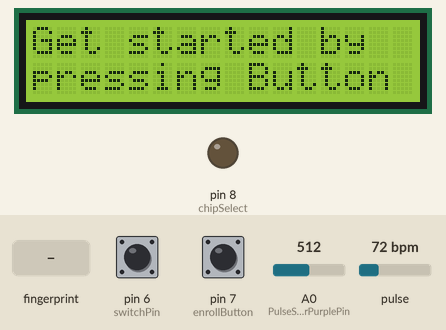
A sketch run on a simulated Arduino Uno, built with avr-gcc and run on an emulated ATmega328P. Parts: 16×2 character LCD, output pins drawn as LEDs (lit = HIGH). The test bench sets the inputs (shaded band); at power-on: pin 7 (enrollButton) LOW, pin 6 (switchPin) LOW, pulse 72 bpm, A0 (PulseSensorPurplePin) = 512. Storage starts empty; what the sketch prints to the serial monitor is not drawn.

Above: at 1.4 s.
1.5 s: pin 7 (enrollButton) pulled HIGH for 0.15 s
At 2.1 s:
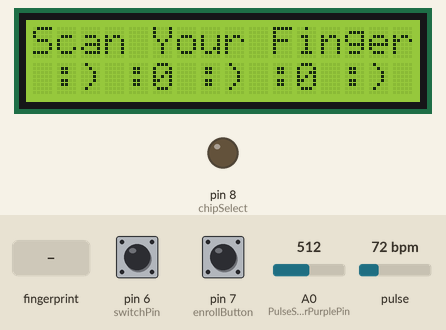
3.1 s: finger stored as number 1 placed on the sensor
At 4.6 s:
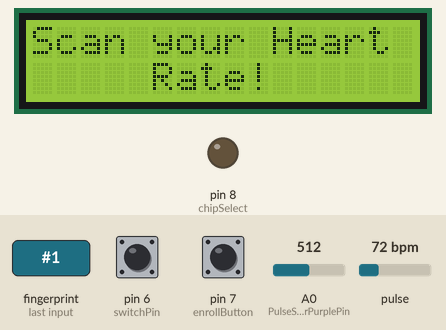
6.1 s: pin 6 (switchPin) pulled HIGH for 1 s
At 7.3 s:
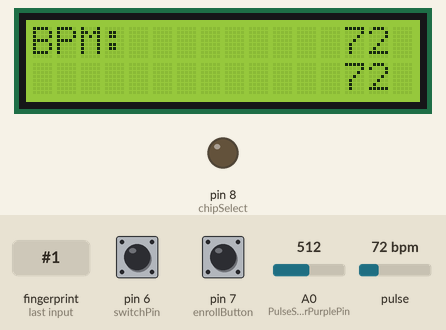
8.6 s: pulse set to 42 bpm
At 9.6 s:
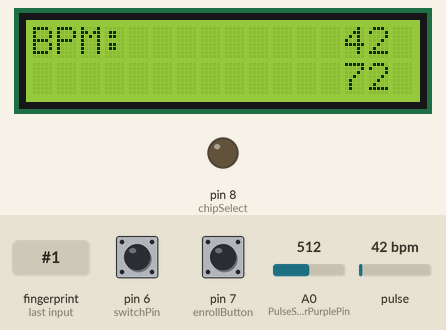
10.1 s: pulse set to 70 bpm
At 11.5 s:
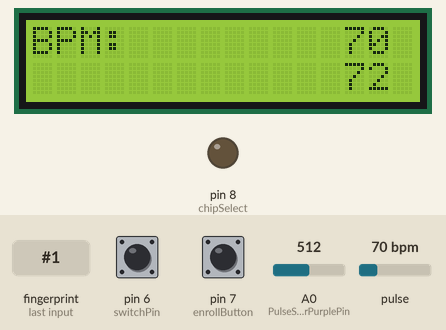
11.8 s: pin 6 (switchPin) pulled HIGH for 0.15 s
At 13.3 s:
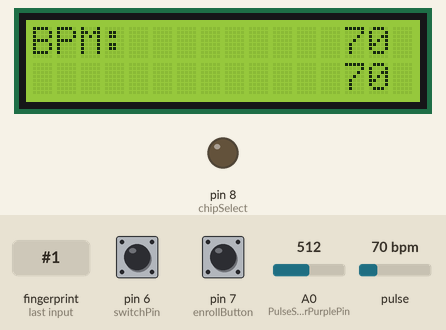
Timing chart, 0 to 14.4 s (numbered marks = the images above; inputs shaded):
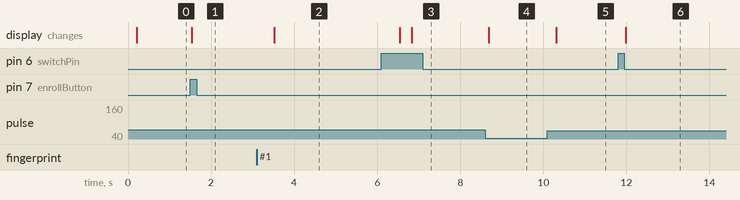

The sketch:

ProgramWithoutEnroll.ino
```cpp
//Cleaned Code

#define USE_ARDUINO_INTERRUPTS true    // Set-up low-level interrupts for most acurate BPM math.
#include <PulseSensorPlayground.h>     // Includes the PulseSensorPlayground Library.
#include <Wire.h>
#include <LiquidCrystal_I2C.h>
#include <Adafruit_Fingerprint.h>
#include <SD.h>       // library for SD card functions
#include <SPI.h>      // library for SPI communication (for uSD reader/writer)

#include <SoftwareSerial.h>
SoftwareSerial mySerial(4, 5);


int PulseSensorPurplePin = 0;
bool isFirstTime = true;
int enrollButton = 7;
int Signal;                // holds the incoming raw data. Signal value can range from 0-1024
int Threshold = 550; //PULSE SENSOR
bool isBPM = false;
int savedBPM = 0;


const int chipSelect = 8;   // clock signal is on pin D8

//int currentUserId = 0; //Stores users ID


Adafruit_Fingerprint finger = Adafruit_Fingerprint(&mySerial);
int currentUserId = 0;
bool scanFinger = false;
uint8_t id;
int i = 0;

/* Global declarations for whisker switch variables */
int switchPin = 6;    // select the input pin for the voltage divider input
int flag = 0;         // the flag variable is used in the 'if statement' conditional test

int switchonoff = 0;


bool firstTime = true;


LiquidCrystal_I2C lcd(0x27, 16, 2);


PulseSensorPlayground pulseSensor;
int enrollButtonState = 0;         // variable for reading the pushbutton status

void setup() {

  Serial.print("STARTING..");
  Serial.begin(9600);
  pinMode(switchPin, INPUT);   // set up the digital I/O pin 8 to be an input
  pinMode(chipSelect, OUTPUT);
  delay(100);                  // short delay

  lcd.begin();
  lcd.backlight();
  lcd.clear();
  lcd.print("Get started by");
  lcd.setCursor(0, 1);
  lcd.print("pressing Button");
  pinMode(enrollButton, INPUT);

  //   if (pulseSensor.begin()) {
  //      Serial.println("We created a pulseSensor Object !");  //This prints one time at Arduino power-up,  or on Arduino reset.
  //       }
  //    lcd.print("BPM:"); //displays on displayboard

  // see if the card is present and can be initialized:
  if (!SD.begin(chipSelect)) {
    Serial.println("Card failed, or not present");
    // don't do anything more:
    return;
  }
  Serial.println("card initialized.");
}

void loop() {

//  File dataFile = SD.open("DATAsample.txt", FILE_WRITE);
//  //
//  //
//  String dataString = "";
//    //dataString += "";
//    dataString += String(currentUserId);
//
//dataFile.print(currentUserId);

  enrollButtonState = digitalRead(enrollButton);

  switchonoff = digitalRead(switchPin);
  // if (switchonoff == LOW and firstTime == true) {
  //
  //   firstTime = false;
  //   }
  if (enrollButtonState == HIGH and firstTime == true) {
    lcd.clear();
    lcd.print("Scan Your Finger!");
    lcd.setCursor(1, 1);
    lcd.print(":) :0 :) :0 :) ");
    Serial.println("FingerPrint Scanner ON!");
    setUpFingerprintModule();
    scanFinger = true;

    firstTime = false;

  }


  if (scanFinger == true ) {
    getFingerprintIDez();
    delay(50);            //don't ned to run this at full speed.


    //   if (getFingerprintIDez() != -1) {
    //      break;
    //    }


  }

  if (currentUserId != 0) {

    scanFinger = false;
    isBPM = true;
    isFirstTime == true;

  }


  while (isBPM == true) {
    if (isFirstTime == true) {
      lcd.clear();
      lcd.print("Scan your Heart");
      lcd.setCursor(5, 1);
      lcd.print("Rate!");
      delay(3000);
      lcd.clear();

      isFirstTime = false;
    }
    BPMSensor();
  }
  //if (pulseSensor.begin()) {
  //    Serial.println("We created a pulseSensor Object !");  //This prints one time at Arduino power-up,  or on Arduino reset.
  //  }
}


void BPMSensor() {
  Signal = analogRead(PulseSensorPurplePin);  // Read the PulseSensor's value.

  Serial.begin(9600);
  if (pulseSensor.begin()) {
    lcd.setCursor(0, 0);
    lcd.print("BPM:");

    //Serial.println("We created a pulseSensor Object");
  }


  File dataFile = SD.open("DATA1.txt", FILE_WRITE);


  String dataString = "";
  //dataString += "";
  dataString += String(savedBPM);
  //dataString += "";
  //dataString += String(currentUserId);

 // dataFile.print(currentUserId);


  int myBPM = pulseSensor.getBeatsPerMinute();  // Calls function on our pulseSensor object that returns BPM as an "int".

  /*Saving BPM and printing it on lcd*/
  //while (isBPM == true) {
  //Serial.println("♥  A HeartBeat Happened ! "); // If test is "true", print a message "a heartbeat happened".
  lcd.setCursor(13, 0);
  lcd.print(myBPM);// Print the value inside of myBPM.
  lcd.print("   ");
  lcd.setCursor(13, 0);
  lcd.print(myBPM);

  delay(200);


  //Serial.println(myBPM);
  /* whisker switch*/
//  switchonoff = digitalRead(switchPin);   // read the current state of the switch
//  if (switchonoff == HIGH) {  // 1st test - is the switch on/off, 1/0, HIGH/LOW?
//    if (flag == 0) {
//      i = i + 1;
//      savedBPM = myBPM;
//      Serial.println(savedBPM);
//      //      dataFile.println(savedBPM);
//      //      dataFile.print(" ");
//      //      dataFile.print(currentUserId);
//      //dataString += "  "  ;
//      flag = 1;               // change the flag's "state"
//      delay(50);
//    }
//
//  }
//
//  if (switchonoff == LOW && flag == 1) {       // 1st & 2nd tests together (not nested)
//    flag = 0;          //print the elapsed time to serial monitor
//  }
//
//
//
//
//
//  lcd.setCursor(13, 1);
//  lcd.print(savedBPM);// Print the value inside of myBPM.
//  lcd.print("   ");
//  lcd.setCursor(13, 1);
//  lcd.print(savedBPM);
//
//  if (switchonoff == HIGH ) {
//    dataFile.print(savedBPM);
//    dataString += " "  ;
//    //dataFile.println(currentUserId);
//    //dataString += "  "  ;
//  } else {
//    //dataFile.print(0);
//
//  }
//
//  dataFile.flush();
//  dataFile.close();
//
//}
 /* whisker switch*/
  switchonoff = digitalRead(switchPin);   // read the current state of the switch
  if (switchonoff == HIGH) {  // 1st test - is the switch on/off, 1/0, HIGH/LOW?
    if (flag == 0) {
      i = i + 1;
      savedBPM = myBPM;
      Serial.println(savedBPM);
      dataFile.println(savedBPM);
      dataString += " "  ;
      //dataFile.println(dataString);
      //dataFile.print(savedBPM);
      flag = 1;               // change the flag's "state"
      delay(50);
    }

  }

  if (switchonoff == LOW && flag == 1) {       // 1st & 2nd tests together (not nested)
    flag = 0;          //print the elapsed time to serial monitor
  }


  //Serial.println(switchonoff);
  lcd.setCursor(13, 1);
  lcd.print((savedBPM));// Print the value inside of myBPM.
  lcd.print("   ");
  lcd.setCursor(13, 1);
  lcd.print((savedBPM));

  //Serial.println(savedBPM);
  if (switchonoff == HIGH ) {
    dataFile.println(savedBPM);
    dataString += " "  ;

  } else {
    //dataFile.print(0);

  }

  dataFile.flush();
  dataFile.close();
  //arrayBPM[count] = savedBPM;
  //count = count + 1;
  //int i = 0;
  //  for (int i = 0; i<=count; i++){
  //      Serial.println(arrayBPM[i]);
  //   }


  //dataFile.close();
}


//Serial.println(switchonoff);

//Serial.println(savedBPM);


//}
void setUpFingerprintModule() {

  Serial.begin(9600);
  while (!Serial);  // For Yun/Leo/Micro/Zero/...
  delay(100);
  Serial.println("\n\nAdafruit finger detect test");

  // set the data rate for the sensor serial port
  finger.begin(57600);

  if (finger.verifyPassword()) {
    Serial.println("Found fingerprint sensor!");
  } else {
    Serial.println("Did not find fingerprint sensor :(");
    while (1) {
      delay(1);
    }
  }

  finger.getTemplateCount();
  Serial.print("Sensor contains "); Serial.print(finger.templateCount); Serial.println(" templates");
  Serial.println("Waiting for valid finger...");
}
uint8_t getFingerprintID() {

  uint8_t p = finger.getImage();
  switch (p) {
    case FINGERPRINT_OK:
      Serial.println("Image taken");
      break;
    case FINGERPRINT_NOFINGER:
      Serial.println("No finger detected");
      return p;
    case FINGERPRINT_PACKETRECIEVEERR:
      Serial.println("Communication error");
      return p;
    case FINGERPRINT_IMAGEFAIL:
      Serial.println("Imaging error");
      return p;
    default:
      Serial.println("Unknown error");
      return p;
  }

  // OK success!

  p = finger.image2Tz();
  switch (p) {
    case FINGERPRINT_OK:
      Serial.println("Image converted");
      break;
    case FINGERPRINT_IMAGEMESS:
      Serial.println("Image too messy");
      return p;
    case FINGERPRINT_PACKETRECIEVEERR:
      Serial.println("Communication error");
      return p;
    case FINGERPRINT_FEATUREFAIL:
      Serial.println("Could not find fingerprint features");
      return p;
    case FINGERPRINT_INVALIDIMAGE:
      Serial.println("Could not find fingerprint features");
      return p;
    default:
      Serial.println("Unknown error");
      return p;
  }

  // OK converted!
  p = finger.fingerFastSearch();
  if (p == FINGERPRINT_OK) {
    Serial.println("Found a print match!");
  } else if (p == FINGERPRINT_PACKETRECIEVEERR) {
    Serial.println("Communication error");
    return p;
  } else if (p == FINGERPRINT_NOTFOUND) {
    Serial.println("Did not find a match");
    return p;
  } else {
    Serial.println("Unknown error");
    return p;
  }

  // found a match!
  Serial.print("Found ID #"); Serial.print(finger.fingerID);
  Serial.print(" with confidence of "); Serial.println(finger.confidence);
  currentUserId = id;
  return finger.fingerID;

}

// returns -1 if failed, otherwise returns ID #
int getFingerprintIDez() {
  uint8_t p = finger.getImage();
  if (p != FINGERPRINT_OK)  return -1;

  p = finger.image2Tz();
  if (p != FINGERPRINT_OK)  return -1;

  p = finger.fingerFastSearch();
  if (p != FINGERPRINT_OK)  return -1;

  // found a match!

  Serial.print("Found ID #"); Serial.print(finger.fingerID);
  Serial.print(" with confidence of "); Serial.println(finger.confidence);
  currentUserId = finger.fingerID;


  return finger.fingerID;

}


uint8_t readnumber(void) {
  uint8_t num = 0;

  while (num == 0) {
    while (! Serial.available());
    num = Serial.parseInt();
  }
  return num;
}
```

Measured:
- after the input at 1.5 s, the display: changes at once (image 1)
- after the input at 3.1 s, the display: changes after 0.43 s (image 2)
- after the input at 8.6 s, the display: changes after 0.09 s (image 4)
- after the input at 10.1 s, the display: changes after 0.22 s (image 5)
- after the input at 11.8 s, the display: changes after 0.19 s (image 6)
